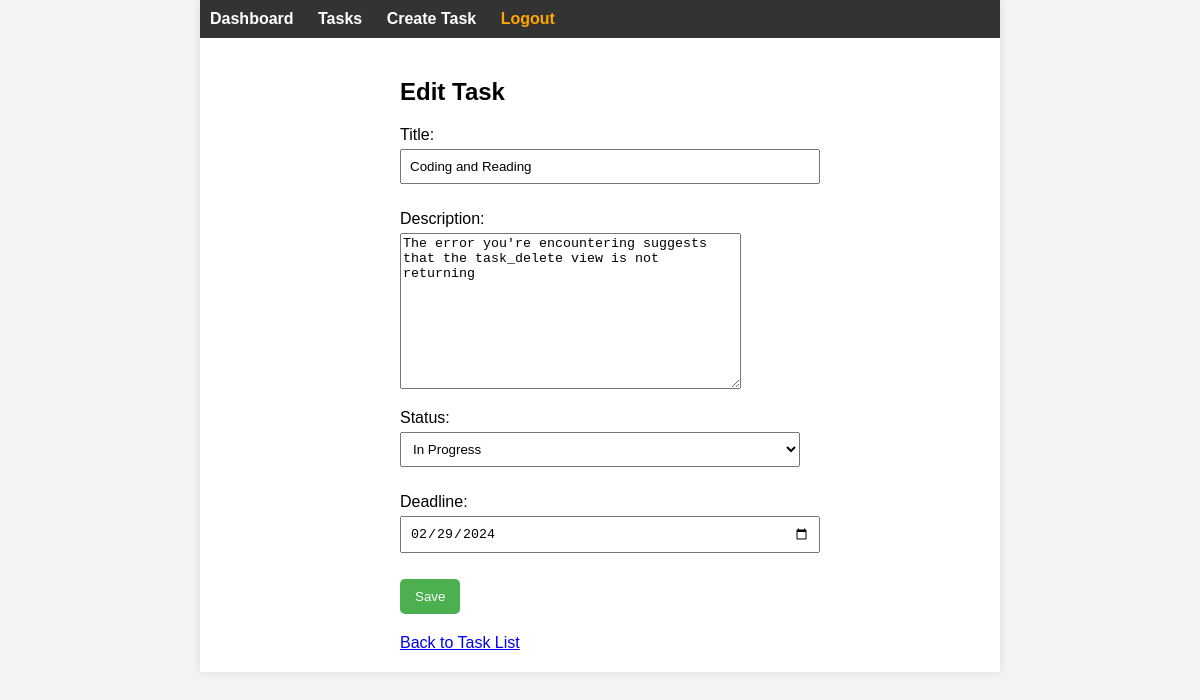
/tasks/edit/2/ (signed in), run on the app's committed database.
### tasks/models.py (models this page shows, shortened)
class Task(models.Model):
    user = models.ForeignKey(User, on_delete=models.CASCADE)
    title = models.CharField(max_length=255)
    description = models.TextField()
    status = models.CharField(max_length=20, choices=[('todo', 'To-Do'), ('in_progress', 'In Progress'), ('completed', 'Completed')])
    deadline = models.DateField()

### tasks/views.py (the view)
# urls.py: path('tasks/edit/<int:pk>/', edit_task, name='edit_task'),  # Add this path
@login_required
def edit_task(request, pk):
    task = get_object_or_404(Task, pk=pk, user=request.user)
    if request.method == 'POST':
        form = TaskForm(request.POST, instance=task)
        if form.is_valid():
            form.save()
            return redirect('task_list')
    else:
        form = TaskForm(instance=task)
    return render(request, 'task_form.html', {'form': form, 'action': 'Edit'})

### tasks/forms.py
class TaskForm(forms.ModelForm):
    class Meta:
        model = Task
        fields = ['title', 'description', 'status', 'deadline']
        widgets = {
            'deadline': forms.DateInput(attrs={'type': 'date'}),
        }

### tasks/templates/task_form.html (shortened to what this page needs)
{% extends './base.html' %}
{% block content %}
<div class="form">
  <h2>{{ action }} Task</h2>
  <form method="post">
    {{ form.as_p }}
    <button type="submit">Save</button>
  </form>
  <a href="{% url 'task_list' %}">Back to Task List</a>
</div>
{% endblock %}

### tasks/static/style.css (style rules this page uses)
body { font-family: Arial, sans-serif; margin: 20px; }
.form { max-width: 400px; margin: auto; }
form { padding-bottom: 20px; }
label { display: block; margin-bottom: 5px; }
input, select { width: 100%; padding: 8px; margin-bottom: 10px; }
button { background-color: #4CAF50; color: white; padding: 10px 15px; border: none; border-radius: 5px; cursor: pointer; }
body { font-family: 'Arial', sans-serif; margin: 0; padding: 0; background-color: #f4f4f4; }

### data on the page
Task: title "Coding and Reading", description "The error you're encountering suggests that the task_delete view is not returning", status "In Progress", deadline "02/29/2024"

### other printed values
{{ action }} "Edit"
